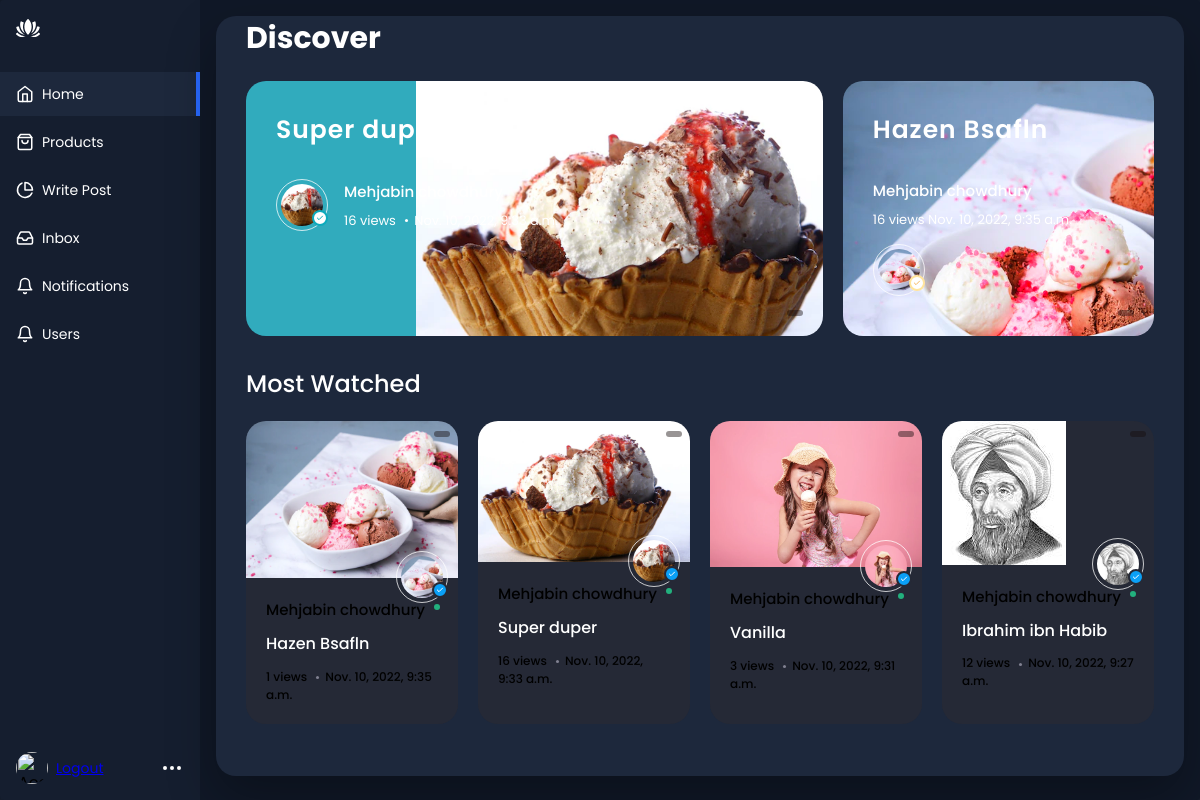
Page /dashboard_home (signed in) on the committed database.
### app/models.py (models this page shows, shortened)
class BlogPost(models.Model):
    category = (('travel', 'travel'), ('fashion', 'fashion'),
                ('food', 'food'), ('science', 'science'),)
    id = models.UUIDField(primary_key=True, unique=True,
                          default=uuid.uuid4, editable=False)
    author = models.CharField(max_length=50, default='Mehjabin chowdhury')
    title = models.CharField(max_length=100)
    info = models.TextField()
    qoutes = models.TextField(blank=True)
    img = models.ImageField(upload_to='images')
    category = models.CharField(
        max_length=10, choices=category, blank=True, default='travel')
    date = models.DateTimeField(auto_now_add=True)
    views = models.IntegerField(default=0,blank=True)
    def get_readtime(self):
        result = readtime.of_text(self.info)
        return result.text
    def update_views(self, *args, **kwargs):
        self.views = self.views + 1
        super(BlogPost, self).save(*args, **kwargs)

### app/views.py (the view)
# urls.py: path('dashboard_home', views.Dashboard_Home, name='dashboard_home'),
@login_required(login_url='auth')
def Dashboard_Home(request):
    blogs = BlogPost.objects.all().order_by('-date')
    blog = BlogPost.objects.all().first()
    blogg = BlogPost.objects.all().last()
    if blog:
        blog.views += 0
        blog.save()
        blog.update_views()
        context = {
            'blogs': blogs,
            'blog': blog,
            'blogg': blogg,
            'title': 'Dashboard home'
        }
        return render(request, 'dashboard_home.html', context)

### app/templates/dashboard_home.html (shortened to what this page needs)
{% load static %}
<div class="app-container">
  <div class="sidebar">
    <div class="sidebar-header">
      <div class="app-icon">
      </div>
    </div>
    <ul class="sidebar-list">
      <li class="sidebar-list-item  active">
        <a href="{% url 'dashboard_home' %}">
          <svg
            xmlns="http://www.w3.org/2000/svg"
            width="18"
            height="18"
            viewBox="0 0 24 24"
            fill="none"
            stroke="currentColor"
            stroke-width="2"
            stroke-linecap="round"
            stroke-linejoin="round"
            class="feather feather-home"
          >
            <path d="M3 9l9-7 9 7v11a2 2 0 0 1-2 2H5a2 2 0 0 1-2-2z" />
            <polyline points="9 22 9 12 15 12 15 22" />
          </svg>
          <span>Home</span>
        </a>
      </li>
      <li class="sidebar-list-item">
        <a href="{% url 'dashboard' %}">
          <span>Products</span>
        </a>
      </li>
      <li class="sidebar-list-item">
        <a href="{% url 'add_post' %}">
          <svg
            xmlns="http://www.w3.org/2000/svg"
            width="18"
            height="18"
            viewBox="0 0 24 24"
            fill="none"
            stroke="currentColor"
            stroke-width="2"
            stroke-linecap="round"
            stroke-linejoin="round"
            class="feather feather-pie-chart"
          >
            <path d="M21.21 15.89A10 10 0 1 1 8 2.83" />
            <path d="M22 12A10 10 0 0 0 12 2v10z" />
          </svg>
          <span>Write Post</span>
        </a>
      </li>
      <li class="sidebar-list-item">
        <a href="{% url 'chat' %}">
          <span>Inbox</span>
        </a>
      </li>
      <li class="sidebar-list-item">
        <a href="{% url 'noti-fic' %}">
          <svg
            xmlns="http://www.w3.org/2000/svg"
            width="18"
            height="18"
            viewBox="0 0 24 24"
            fill="none"
            stroke="currentColor"
            stroke-width="2"
            stroke-linecap="round"
            stroke-linejoin="round"
            class="feather feather-user"
          >
            <path d="M18 8A6 6 0 0 0 6 8c0 7-3 9-3 9h18s-3-2-3-9" />
            <path d="M13.73 21a2 2 0 0 1-3.46 0" />
          </svg>
          <span>Notifications</span>
        </a>
      </li>
      <li class="sidebar-list-item">
        <a href="{% url 'users' %}">
          <svg
            xmlns="http://www.w3.org/2000/svg"
            width="18"
            height="18"
            viewBox="0 0 24 24"
            fill="none"
            stroke="currentColor"
            stroke-width="2"
            stroke-linecap="round"
            stroke-linejoin="round"
            class="feather feather-bell"
          >
            <path d="M18 8A6 6 0 0 0 6 8c0 7-3 9-3 9h18s-3-2-3-9" />
            <path d="M13.73 21a2 2 0 0 1-3.46 0" />
          </svg>
          <span>Users</span>
        </a>
      </li>
    </ul>
    <div class="account-info">
      <div class="account-info-picture">
        <img src="{% static 'images/avatar.png'%}" alt="Account" />
      </div>
      <div class="account-info-name"><a href="{% url 'logout'%}">Logout</a></div>
      <button class="account-info-more">
        <svg
          xmlns="http://www.w3.org/2000/svg"
          width="24"
          height="24"
          viewBox="0 0 24 24"
          fill="none"
          stroke="currentColor"
          stroke-width="2"
          stroke-linecap="round"
          stroke-linejoin="round"
          class="feather feather-more-horizontal"
        >
          <circle cx="12" cy="12" r="1" />
          <circle cx="19" cy="12" r="1" />
          <circle cx="5" cy="12" r="1" />
        </svg>
      </button>
    </div>
  </div>
  <div class="app-content">
    {% include 'random.html' %}
  </div>
</div>

### app/templates/random.html (shortened to what this page needs)
{% load static %}
<div class="container">
  <div class="wrapper">
    <div class="main-container">
      <div class="main-header anim" style="--delay: 0s">Discover</div>
      <div class="main-blogs">
        <div class="main-blog anim" style="--delay: 0.1s">
          <div class="main-blog__title">
            {{blog.title}}
          </div>
          <div class="main-blog__author">
            <div class="author-img__wrapper">
              <svg
                viewBox="0 0 24 24"
                fill="none"
                stroke="currentColor"
                stroke-width="3"
                stroke-linecap="round"
                stroke-linejoin="round"
                class="feather feather-check"
              >
                <path d="M20 6L9 17l-5-5" />
              </svg>
              <img
                class="author-img"
                src="{{blog.img.url}}"
              />
            </div>
            <div class="author-detail">
              <div class="author-name">{{blog.author}}</div>
              <div class="author-info">
                {% if blog.views == 1000 %}
                {{blog.views}}K views
                {% else %}
                {{blog.views}} views
                {% endif %}
                <span class="seperate"></span>{{blog.date}}
              </div>
            </div>
          </div>
          <div class="main-blog__time">{{blog.get_readtime}}</div>
        </div>
        {% if blogg %}
        <div class="main-blog anim" style="--delay: 0.2s">
            <div class="main-blog__title">{{blogg.title}}</div>
            <div class="main-blog__author tips">
              <div class="main-blog__time">{{blogg.get_readtime}}</div>
              <div class="author-img__wrapper">
                <svg
                  viewBox="0 0 24 24"
                  fill="none"
                  stroke="currentColor"
                  stroke-width="3"
                  stroke-linecap="round"
                  stroke-linejoin="round"
                  class="feather feather-check"
                >
                  <path d="M20 6L9 17l-5-5" />
                </svg>
                <img
                  class="author-img"
                  src="{{blogg.img.url}}"
                />
              </div>
              <div class="author-detail">
                <div class="author-name">{{blogg.author}}</div>
                <div class="author-info">{% if blog.views == 1000 %}
                  {{blog.views}}K views
                  {% else %}
                  {{blog.views}} views
                  {% endif %} {{blogg.date}}</div>
              </div>
            </div>
          </div>
        {% endif %}
      </div>
      {% if blogs %}
      <div class="small-header anim" style="--delay: 0.3s">Most Watched</div>
      <div class="videos">
        {% for blog in blogs %}
        <div class="video anim" style="--delay: 0.4s">
            <div class="video-time">{{blog.get_readtime}}</div>
            <div class="video-wrapper">
                <img src="{{blog.img.url}}" alt="">
              <div class="author-img__wrapper video-author">
                <svg
                  viewBox="0 0 24 24"
                  fill="none"
                  stroke="currentColor"
                  stroke-width="3"
                  stroke-linecap="round"
                  stroke-linejoin="round"
                  class="feather feather-check"
                >
                  <path d="M20 6L9 17l-5-5" />
                </svg>
                <img
                  class="author-img"
                  src="{{blog.img.url}}"
                />
              </div>
            </div>
            <div class="video-by">{{blog.author}}</div>
            <div class="video-name">
              {{blog.title}}
            </div>
            <div class="video-view">
              {% if blog.views == 1000 %}
                {{blog.views}}K views
                {% else %}
                {{blog.views}} views
                {% endif %} <span class="seperate video-seperate"></span>{{blog.date}}
            </div>
          </div>
        {% endfor %}
      </div>
      {% endif %}
    </div>
  </div>
</div>

### app/templates/dashboard_home.html (style rules this page uses)
* { box-sizing: border-box; }
.app-container { border-radius: 4px; width: 100%; height: 100%; max-height: 100%; max-width: 1280px; display: flex; overflow: hidden; box-shadow: rgba(99, 99, 99, 0.2) 0px 2px 8px 0px; max-width: 2000px; margin: 0 auto; }
.sidebar { flex-basis: 200px; max-width: 200px; flex-shrink: 0; background-color: var(--sidebar); display: flex; flex-direction: column; }
.sidebar-header { display: flex; align-items: center; justify-content: space-between; padding: 16px; }
.sidebar-list { list-style-type: none; padding: 0; }
.sidebar-list-item { position: relative; margin-bottom: 4px; }
.sidebar-list-item a { display: flex; align-items: center; width: 100%; padding: 10px 16px; color: var(--sidebar-link); text-decoration: none; font-size: 14px; line-height: 24px; }
.sidebar-list-item svg { margin-right: 8px; }
.sidebar-list-item.active { background-color: var(--sidebar-active-link); }
.sidebar-list-item.active:before { content: ""; position: absolute; right: 0; background-color: var(--action-color); height: 100%; width: 4px; }
.account-info { display: flex; align-items: center; padding: 16px; margin-top: auto; }
.account-info-picture { width: 32px; height: 32px; border-radius: 50%; overflow: hidden; flex-shrink: 0; }
.account-info-picture img { width: 100%; height: 100%; -o-object-fit: cover; object-fit: cover; }
.account-info-name { font-size: 14px; color: var(--sidebar-main-color); margin: 0 8px; overflow: hidden; max-width: 100%; text-overflow: ellipsis; white-space: nowrap; }
.account-info-more { color: var(--sidebar-main-color); padding: 0; border: none; background-color: transparent; margin-left: auto; }
.app-icon { color: var(--sidebar-main-color); }
.app-icon svg { width: 24px; height: 24px; }
.app-content { padding: 16px; background-color: var(--app-bg); height: 100%; flex: 1; max-height: 100%; display: flex; flex-direction: column; }

### rows in the picture
BlogPost: title "Super duper", img (picture), author "Mehjabin chowdhury", views "16", date "Nov. 10, 2022, 9:33 a.m."
BlogPost: title "Hazen Bsafln", img (picture), author "Mehjabin chowdhury", date "Nov. 10, 2022, 9:35 a.m.", views "1"
BlogPost: img (picture), author "Mehjabin chowdhury", title "Vanilla", views "3", date "Nov. 10, 2022, 9:31 a.m."
BlogPost: img (picture), author "Mehjabin chowdhury", title "Ibrahim ibn Habib", views "12", date "Nov. 10, 2022, 9:27 a.m."
